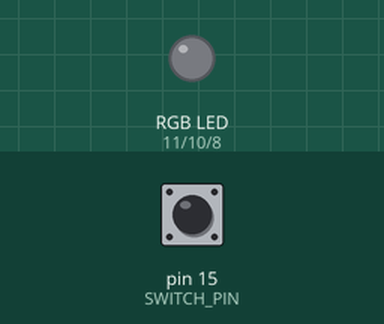
The program below on a simulated Raspberry Pi (header pin numbers). Parts: an RGB LED mixed from three pins (HIGH = lit). The test bench sets the inputs (shaded band); at power-on: pin 15 (SWITCH_PIN) HIGH.

Above: at 1.2 s.
1.3 s: pin 15 (SWITCH_PIN) pulled LOW for 0.15 s
At 1.46 s:
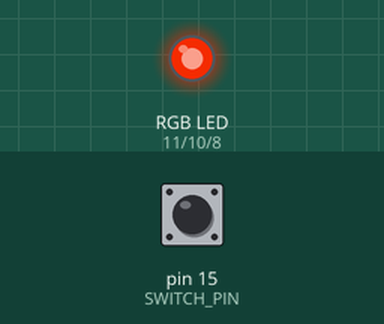
4.3 s: pin 15 (SWITCH_PIN) pulled LOW for 1 s
At 4.46 s:
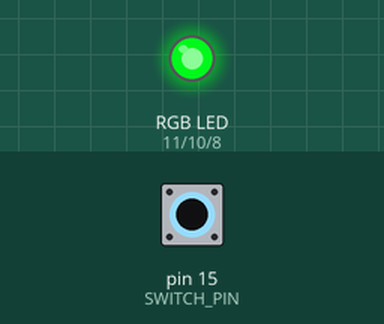
7.3 s: pin 15 (SWITCH_PIN) pulled LOW for 0.15 s
At 7.46 s:
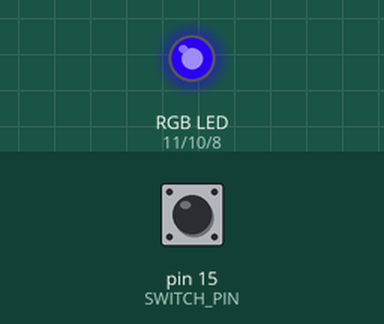
Timing chart, 0 to 10.3 s (numbered marks = the images above; inputs shaded):
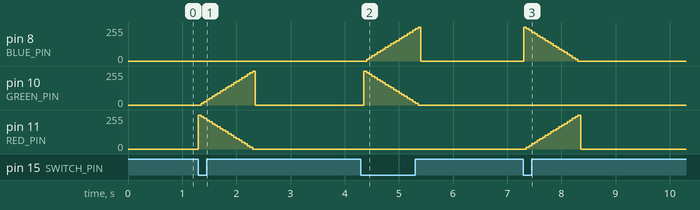

Measured:
- after the input at 1.3 s, pin 10 (GREEN_PIN): rises from 0/255 to 255/255 in 0.95 s, then falls to 0/255 in 0.05 s
- after the input at 4.3 s, pin 8 (BLUE_PIN): rises from 0/255 to 255/255 in 0.95 s, then falls to 0/255 in 0.05 s
- after the input at 7.3 s, pin 11 (RED_PIN): rises from 0/255 to 255/255 in 0.95 s, then falls to 0/255 in 0.05 s

The program:

ComEn4.py
```python
import RPi.GPIO as GPIO
import time

# กำหนดพินที่เชื่อมต่อกับ RGB LED
RED_PIN = 11
GREEN_PIN = 10
BLUE_PIN = 8

# กำหนดพินที่เชื่อมต่อกับปุ่มสวิตช์
SWITCH_PIN = 15

# ตั้งค่า GPIO
GPIO.setmode(GPIO.BOARD)
GPIO.setup(RED_PIN, GPIO.OUT)
GPIO.setup(GREEN_PIN, GPIO.OUT)
GPIO.setup(BLUE_PIN, GPIO.OUT)
GPIO.setup(SWITCH_PIN, GPIO.IN, pull_up_down=GPIO.PUD_UP)  # ใช้ pull-up resistor

# สร้าง PWM อินสแตนซ์
pwm_red = GPIO.PWM(RED_PIN, 1000)  # ความถี่ 1000Hz
pwm_green = GPIO.PWM(GREEN_PIN, 1000)
pwm_blue = GPIO.PWM(BLUE_PIN, 1000)

# เริ่มการทำงานของ PWM
pwm_red.start(0)
pwm_green.start(0)
pwm_blue.start(0)

# ตัวแปรเพื่อเก็บสถานะสี
current_color = 0

try:
    while True:
        if GPIO.input(SWITCH_PIN) == GPIO.LOW:  # ตรวจสอบการกดปุ่ม
            # เปลี่ยนสีตาม current_color
            if current_color == 0:
                for i in range(0, 101, 5):  # 0% ถึง 100% ความสว่าง
                    pwm_red.ChangeDutyCycle(100 - i)
                    pwm_green.ChangeDutyCycle(i)
                    pwm_blue.ChangeDutyCycle(0)
                    time.sleep(0.05)
                current_color = 1
            elif current_color == 1:
                for i in range(0, 101, 5):
                    pwm_red.ChangeDutyCycle(0)
                    pwm_green.ChangeDutyCycle(100 - i)
                    pwm_blue.ChangeDutyCycle(i)
                    time.sleep(0.05)
                current_color = 2
            elif current_color == 2:
                for i in range(0, 101, 5):
                    pwm_red.ChangeDutyCycle(i)
                    pwm_green.ChangeDutyCycle(0)
                    pwm_blue.ChangeDutyCycle(100 - i)
                    time.sleep(0.05)
                current_color = 0
            # รอจนกว่าปุ่มจะถูกปล่อย
            while GPIO.input(SWITCH_PIN) == GPIO.LOW:
                time.sleep(0.1)
        else:
            # ทำให้ RGB LED มีสีคงที่เมื่อปุ่มไม่ถูกกด
            pwm_red.ChangeDutyCycle(0)
            pwm_green.ChangeDutyCycle(0)
            pwm_blue.ChangeDutyCycle(0)
            time.sleep(0.1)

except KeyboardInterrupt:
    pass
finally:
    # ปิดการทำงานของ PWM และทำความสะอาด GPIO
    pwm_red.stop()
    pwm_green.stop()
    pwm_blue.stop()
    GPIO.cleanup()
    print("\nBye")
```
